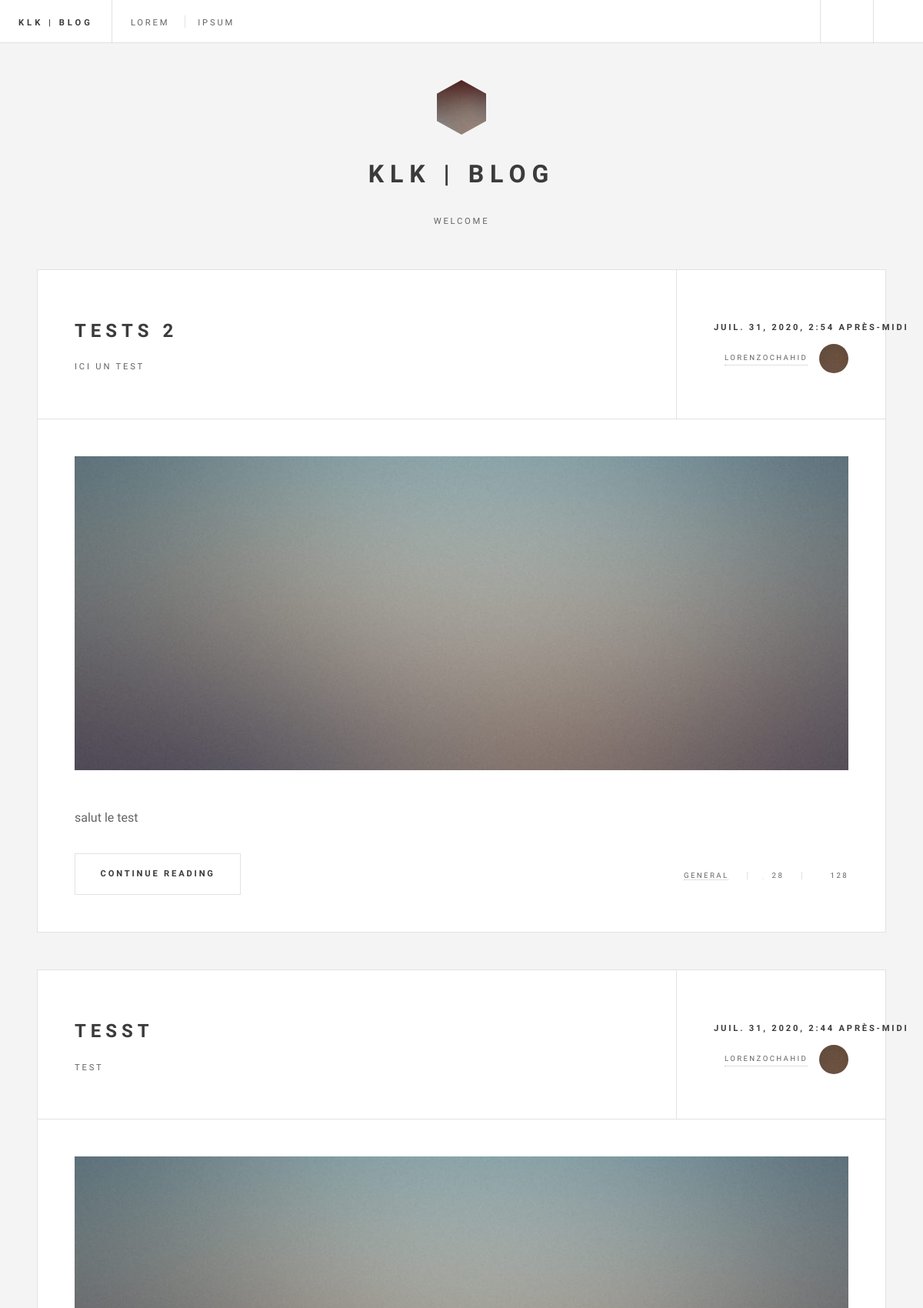
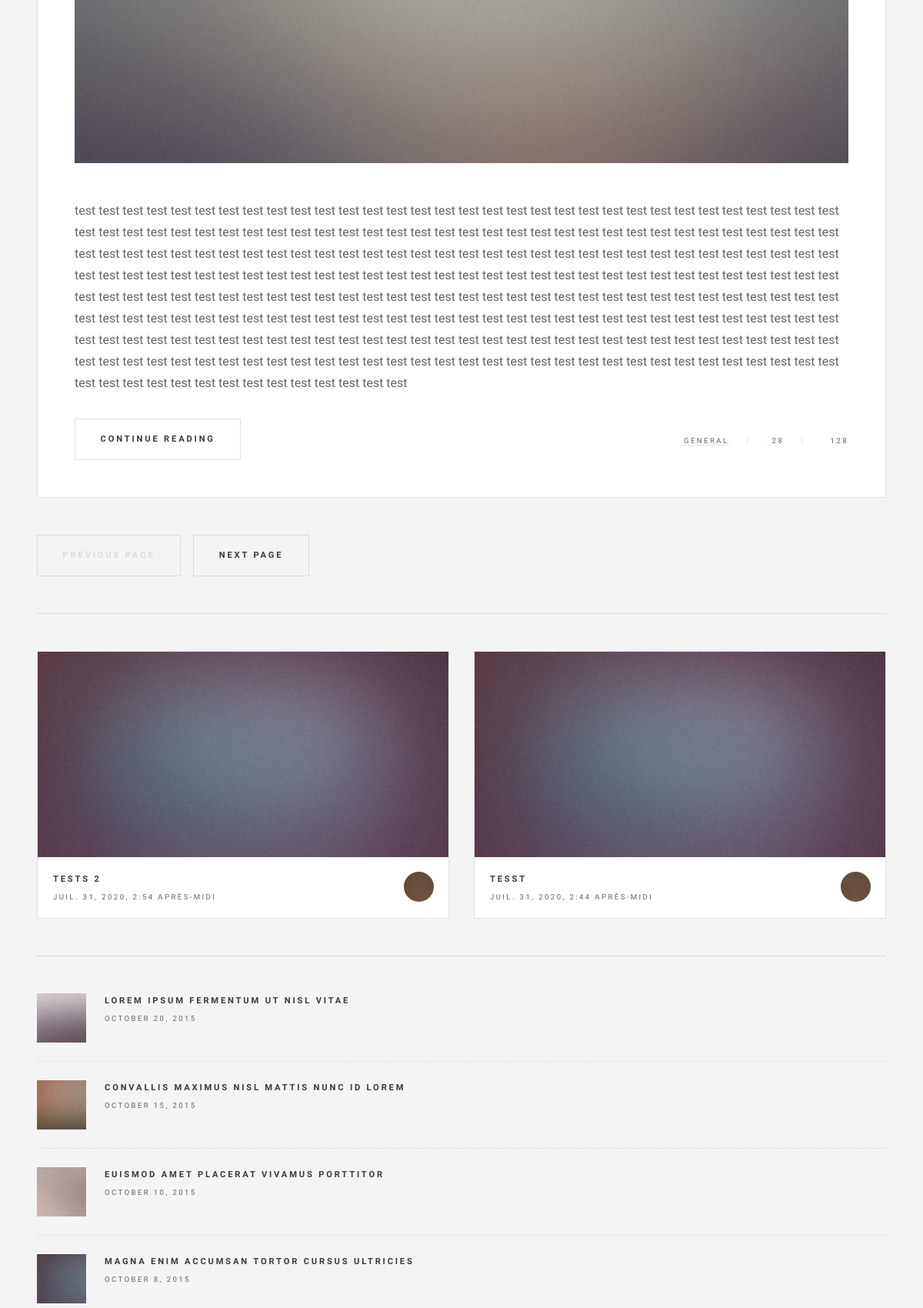
The page / (upper part) on the database its author committed (2 pictures, top to bottom).
### klk/models.py (models this page shows, shortened)
class Post(models.Model):
    title = models.CharField(max_length=200, unique=True)
    subtitle = models.CharField(max_length=100, unique=False)
    slug = models.SlugField(max_length=200, unique=True)
    author = models.ForeignKey(User, on_delete= models.CASCADE,related_name='blog_posts')
    updated_on = models.DateTimeField(auto_now= True)
    content = models.TextField()
    created_on = models.DateTimeField(auto_now_add=True)
    status = models.IntegerField(choices=STATUS, default=0)
    class Meta:
        ordering = ['-created_on']

### klk/views.py (the view)
# urls.py: path('', views.PostList.as_view(), name='home'),
class PostList(generic.ListView):
    queryset = Post.objects.filter(status=1).order_by('-created_on')
    template_name = 'index.html'

### klk/templates/index.html (shortened to what this page needs)
{% load static %}
<!DOCTYPE HTML>
<html>
	<head>
		<link rel="stylesheet" href="{% static 'klk/css/main.css' %}" />
	</head>
	<body class="is-preload">
			<div id="wrapper">
            {% block header %} {% include 'header.html' %} {% endblock header %}
					<div id="main">
                    {% for article in post_list %}
							<article class="post">
								<header>
									<div class="title">
										<h2><a href="single.html">{{ article.title }}</a></h2>
										<p>{{ article.subtitle }}</p>
									</div>
									<div class="meta">
										<time class="published" datetime="2015-11-01">{{ article.created_on }}</time>
										<a href="#" class="author"><span class="name">{{ article.author }}</span><img src="images/avatar.jpg" alt="" /></a>
									</div>
								</header>
								<a href="single.html" class="image featured"><img src="images/pic01.jpg" alt="" /></a>
                                <p>{{ article.content }}</p>
								<footer>
									<ul class="actions">
										<li><a href="{% url 'post_details' article.slug %}" class="button large">Continue Reading</a></li>
									</ul>
									<ul class="stats">
										<li><a href="#">General</a></li>
										<li><a href="#" class="icon solid fa-heart">28</a></li>
										<li><a href="#" class="icon solid fa-comment">128</a></li>
									</ul>
								</footer>
							</article>
                    {% endfor %}
							<ul class="actions pagination">
								<li><a href="" class="disabled button large previous">Previous Page</a></li>
								<li><a href="#" class="button large next">Next Page</a></li>
							</ul>
					</div>
					<section id="sidebar">
							<section id="intro">
								<a href="#" class="logo"><img src="images/logo.jpg" alt="" /></a>
								<header>
									<h2>KLK | BLOG</h2>
									<p>Welcome</p>
								</header>
							</section>
							<section>
								<div class="mini-posts">
                                    {% for el in post_list %}
										<article class="mini-post">
											<header>
												<h3><a href="single.html">{{ el.title }}</a></h3>
												<time class="published" datetime="2015-10-19">{{ el.created_on }}</time>
												<a href="#" class="author"><img src="images/avatar.jpg" alt="" /></a>
											</header>
											<a href="single.html" class="image"><img src="images/pic05.jpg" alt="" /></a>
										</article>
                                    {% endfor %}
                                </div>
							</section>
							<section>
								<ul class="posts">
									<li>
										<article>
											<header>
												<h3><a href="single.html">Lorem ipsum fermentum ut nisl vitae</a></h3>
												<time class="published" datetime="2015-10-20">October 20, 2015</time>
											</header>
											<a href="single.html" class="image"><img src="images/pic08.jpg" alt="" /></a>
										</article>
									</li>
									<li>
										<article>
											<header>
												<h3><a href="single.html">Convallis maximus nisl mattis nunc id lorem</a></h3>
												<time class="published" datetime="2015-10-15">October 15, 2015</time>
											</header>
											<a href="single.html" class="image"><img src="images/pic09.jpg" alt="" /></a>
										</article>
									</li>
									<li>
										<article>
											<header>
												<h3><a href="single.html">Euismod amet placerat vivamus porttitor</a></h3>
												<time class="published" datetime="2015-10-10">October 10, 2015</time>
											</header>
											<a href="single.html" class="image"><img src="images/pic10.jpg" alt="" /></a>
										</article>
									</li>
									<li>
										<article>
											<header>
												<h3><a href="single.html">Magna enim accumsan tortor cursus ultricies</a></h3>
												<time class="published" datetime="2015-10-08">October 8, 2015</time>
											</header>
											<a href="single.html" class="image"><img src="images/pic11.jpg" alt="" /></a>
										</article>
									</li>
								</ul>
							</section>
					</section>
			</div>
	</body>
</html>

### klk/templates/header.html (shortened to what this page needs)
	{% block header %}
					<header id="header">
						<h1><a href="{% url 'home' %}">KLK | BLOG</a></h1>
						<nav class="links">
							<ul>
								<li><a href="#">Lorem</a></li>
								<li><a href="#">Ipsum</a></li>
							</ul>
						</nav>
						<nav class="main">
							<ul>
								<li class="search">
									<a class="fa-search" href="#search">Search</a>
								</li>
								<li class="menu">
									<a class="fa-bars" href="#menu">Menu</a>
								</li>
							</ul>
						</nav>
					</header>
    {% endblock header %}

### rows shown on the page
Post: title "TESTS 2", subtitle "ICI UN TEST", created_on "JUIL. 31, 2020, 2:54 APRÈS-MIDI", author "LORENZOCHAHID", content "salut le test"
Post: title "TESST", subtitle "TEST", created_on "JUIL. 31, 2020, 2:44 APRÈS-MIDI", author "LORENZOCHAHID", content "test test test test test test test test test test test test test test test test test test test test test test test test test test test test test test test test test test test test test test test test test test test test test test test test test test test test test test test test test test test test test test test test test test test test test test test test test test test test test test test test test test test test test test test test test test test test test test test test test test test test test test test test test test test test test test test test test test test test test test test test test test test test test test test test test test test test test test test test test test test test…"
